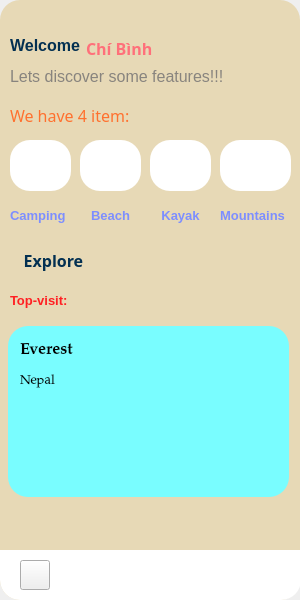
<?xml version="1.0" encoding="UTF-8"?>
<ui version="4.0">
 <class>MainWindow</class>
 <widget class="QMainWindow" name="MainWindow">
  <property name="geometry">
   <rect>
    <x>0</x>
    <y>0</y>
    <width>300</width>
    <height>600</height>
   </rect>
  </property>
  <property name="windowTitle">
   <string>MainWindow</string>
  </property>
  <widget class="QWidget" name="centralwidget">
   <widget class="QWidget" name="widget" native="true">
    <property name="geometry">
     <rect>
      <x>0</x>
      <y>0</y>
      <width>300</width>
      <height>600</height>
     </rect>
    </property>
    <property name="minimumSize">
     <size>
      <width>300</width>
      <height>600</height>
     </size>
    </property>
    <property name="maximumSize">
     <size>
      <width>300</width>
      <height>600</height>
     </size>
    </property>
    <property name="styleSheet">
     <string notr="true">QWidget#widget {
	background-color:rgb(231, 217, 182);
	border-radius: 20px;
}</string>
    </property>
    <widget class="QLabel" name="label">
     <property name="geometry">
      <rect>
       <x>0</x>
       <y>30</y>
       <width>90</width>
       <height>30</height>
      </rect>
     </property>
     <property name="font">
      <font>
       <family>Segoe UI</family>
       <pointsize>12</pointsize>
       <italic>false</italic>
       <bold>true</bold>
       <underline>false</underline>
      </font>
     </property>
     <property name="styleSheet">
      <string notr="true">color:rgb(3, 48, 81)</string>
     </property>
     <property name="text">
      <string>Welcome</string>
     </property>
     <property name="alignment">
      <set>Qt::AlignCenter</set>
     </property>
     <property name="wordWrap">
      <bool>true</bool>
     </property>
    </widget>
    <widget class="QLabel" name="label_2">
     <property name="geometry">
      <rect>
       <x>10</x>
       <y>100</y>
       <width>280</width>
       <height>30</height>
      </rect>
     </property>
     <property name="font">
      <font>
       <family>Segoe Script</family>
       <pointsize>12</pointsize>
      </font>
     </property>
     <property name="styleSheet">
      <string notr="true">color:rgb(255, 112, 46)</string>
     </property>
     <property name="text">
      <string>We have 4 item:</string>
     </property>
    </widget>
    <widget class="QLabel" name="label_4">
     <property name="geometry">
      <rect>
       <x>10</x>
       <y>200</y>
       <width>61</width>
       <height>31</height>
      </rect>
     </property>
     <property name="font">
      <font>
       <family>Segoe UI</family>
       <pointsize>10</pointsize>
       <bold>true</bold>
      </font>
     </property>
     <property name="styleSheet">
      <string notr="true">color:rgb(125, 142, 255)</string>
     </property>
     <property name="text">
      <string>Camping</string>
     </property>
    </widget>
    <widget class="QLabel" name="label_6">
     <property name="geometry">
      <rect>
       <x>10</x>
       <y>290</y>
       <width>281</width>
       <height>21</height>
      </rect>
     </property>
     <property name="font">
      <font>
       <family>MS Shell Dlg 2</family>
       <pointsize>10</pointsize>
       <bold>true</bold>
      </font>
     </property>
     <property name="styleSheet">
      <string notr="true">color:rgb(255, 32, 35)</string>
     </property>
     <property name="text">
      <string>Top-visit:</string>
     </property>
    </widget>
    <widget class="QLabel" name="label_3">
     <property name="geometry">
      <rect>
       <x>86</x>
       <y>33</y>
       <width>90</width>
       <height>30</height>
      </rect>
     </property>
     <property name="font">
      <font>
       <family>Segoe Script</family>
       <pointsize>12</pointsize>
       <bold>true</bold>
      </font>
     </property>
     <property name="styleSheet">
      <string notr="true">color:rgb(255, 112, 122)</string>
     </property>
     <property name="text">
      <string>Chí Bình</string>
     </property>
    </widget>
    <widget class="QLabel" name="label_7">
     <property name="geometry">
      <rect>
       <x>10</x>
       <y>60</y>
       <width>280</width>
       <height>32</height>
      </rect>
     </property>
     <property name="font">
      <font>
       <pointsize>12</pointsize>
      </font>
     </property>
     <property name="styleSheet">
      <string notr="true">color:rgb(136, 132, 126)</string>
     </property>
     <property name="text">
      <string>Lets discover some features!!!</string>
     </property>
    </widget>
    <widget class="QPushButton" name="pushButton_2">
     <property name="geometry">
      <rect>
       <x>10</x>
       <y>140</y>
       <width>61</width>
       <height>51</height>
      </rect>
     </property>
     <property name="styleSheet">
      <string notr="true">QPushButton {
    background-color:rgb(255, 255, 255);
    border-radius: 20px;
}

QPushButton:hover {
    background-color: deepskyblue;
}
</string>
     </property>
     <property name="text">
      <string/>
     </property>
     <property name="icon">
      <iconset>
       <normaloff>../Resource/Images/camping icon.png</normaloff>../Resource/Images/camping icon.png</iconset>
     </property>
     <property name="iconSize">
      <size>
       <width>55</width>
       <height>55</height>
      </size>
     </property>
    </widget>
    <widget class="QPushButton" name="pushButton_3">
     <property name="geometry">
      <rect>
       <x>80</x>
       <y>140</y>
       <width>61</width>
       <height>51</height>
      </rect>
     </property>
     <property name="styleSheet">
      <string notr="true">QPushButton {
    background-color:rgb(255, 255, 255);
    border-radius: 20px;
}

QPushButton:hover {
    background-color: deepskyblue;
}
</string>
     </property>
     <property name="text">
      <string/>
     </property>
     <property name="icon">
      <iconset>
       <normaloff>../Resource/Images/Beach.png</normaloff>../Resource/Images/Beach.png</iconset>
     </property>
     <property name="iconSize">
      <size>
       <width>48</width>
       <height>48</height>
      </size>
     </property>
    </widget>
    <widget class="QPushButton" name="pushButton_4">
     <property name="geometry">
      <rect>
       <x>150</x>
       <y>140</y>
       <width>61</width>
       <height>51</height>
      </rect>
     </property>
     <property name="styleSheet">
      <string notr="true">QPushButton {
    background-color:rgb(255, 255, 255);
    border-radius: 20px;
}

QPushButton:hover {
    background-color: deepskyblue;
}
</string>
     </property>
     <property name="text">
      <string/>
     </property>
     <property name="icon">
      <iconset>
       <normaloff>../Resource/Images/Kayak.png</normaloff>../Resource/Images/Kayak.png</iconset>
     </property>
     <property name="iconSize">
      <size>
       <width>45</width>
       <height>45</height>
      </size>
     </property>
    </widget>
    <widget class="QPushButton" name="pushButton_5">
     <property name="geometry">
      <rect>
       <x>220</x>
       <y>140</y>
       <width>71</width>
       <height>51</height>
      </rect>
     </property>
     <property name="styleSheet">
      <string notr="true">QPushButton {
    background-color:rgb(255, 255, 255);
    border-radius: 20px;
}

QPushButton:hover {
    background-color: deepskyblue;
}
</string>
     </property>
     <property name="text">
      <string/>
     </property>
     <property name="icon">
      <iconset>
       <normaloff>../Resource/Images/Mountain.png</normaloff>../Resource/Images/Mountain.png</iconset>
     </property>
     <property name="iconSize">
      <size>
       <width>40</width>
       <height>40</height>
      </size>
     </property>
    </widget>
    <widget class="QLabel" name="label_8">
     <property name="geometry">
      <rect>
       <x>80</x>
       <y>200</y>
       <width>61</width>
       <height>31</height>
      </rect>
     </property>
     <property name="font">
      <font>
       <family>Segoe UI</family>
       <pointsize>10</pointsize>
       <bold>true</bold>
      </font>
     </property>
     <property name="styleSheet">
      <string notr="true">color:rgb(125, 142, 255)</string>
     </property>
     <property name="text">
      <string>Beach</string>
     </property>
     <property name="alignment">
      <set>Qt::AlignCenter</set>
     </property>
    </widget>
    <widget class="QLabel" name="label_9">
     <property name="geometry">
      <rect>
       <x>220</x>
       <y>200</y>
       <width>71</width>
       <height>31</height>
      </rect>
     </property>
     <property name="font">
      <font>
       <family>Segoe UI</family>
       <pointsize>10</pointsize>
       <bold>true</bold>
      </font>
     </property>
     <property name="styleSheet">
      <string notr="true">color:rgb(125, 142, 255)</string>
     </property>
     <property name="text">
      <string>Mountains</string>
     </property>
    </widget>
    <widget class="QLabel" name="label_10">
     <property name="geometry">
      <rect>
       <x>150</x>
       <y>200</y>
       <width>61</width>
       <height>31</height>
      </rect>
     </property>
     <property name="font">
      <font>
       <family>Segoe UI</family>
       <pointsize>10</pointsize>
       <bold>true</bold>
      </font>
     </property>
     <property name="styleSheet">
      <string notr="true">color:rgb(125, 142, 255)</string>
     </property>
     <property name="text">
      <string>Kayak</string>
     </property>
     <property name="alignment">
      <set>Qt::AlignCenter</set>
     </property>
    </widget>
    <widget class="QLabel" name="label_11">
     <property name="geometry">
      <rect>
       <x>10</x>
       <y>240</y>
       <width>91</width>
       <height>41</height>
      </rect>
     </property>
     <property name="font">
      <font>
       <family>Segoe MDL2 Assets</family>
       <pointsize>12</pointsize>
       <italic>false</italic>
       <bold>true</bold>
       <underline>false</underline>
      </font>
     </property>
     <property name="styleSheet">
      <string notr="true">color:rgb(3, 48, 81)</string>
     </property>
     <property name="text">
      <string>Explore </string>
     </property>
     <property name="alignment">
      <set>Qt::AlignCenter</set>
     </property>
     <property name="wordWrap">
      <bool>true</bool>
     </property>
    </widget>
    <widget class="QPushButton" name="pushButton_6">
     <property name="geometry">
      <rect>
       <x>8</x>
       <y>326</y>
       <width>281</width>
       <height>171</height>
      </rect>
     </property>
     <property name="styleSheet">
      <string notr="true">QPushButton {
    background-color:rgb(121, 253, 255);
    border-radius: 20px;
}

QPushButton:hover {
    background-color: rgb(6, 255, 214);
}
</string>
     </property>
     <property name="text">
      <string/>
     </property>
    </widget>
    <widget class="QLabel" name="label_5">
     <property name="geometry">
      <rect>
       <x>0</x>
       <y>550</y>
       <width>301</width>
       <height>50</height>
      </rect>
     </property>
     <property name="styleSheet">
      <string notr="true">QWidget {
    border-top-left-radius: 0px; 
    border-top-right-radius: 0px;
    border-bottom-left-radius: 20px;
    border-bottom-right-radius: 20px;
    background-color:rgb(255, 255, 255)
}</string>
     </property>
     <property name="text">
      <string/>
     </property>
    </widget>
    <widget class="QPushButton" name="pushButton">
     <property name="geometry">
      <rect>
       <x>20</x>
       <y>560</y>
       <width>30</width>
       <height>30</height>
      </rect>
     </property>
     <property name="styleSheet">
      <string notr="true">QPushButton {
    background-color:rgb(255, 255, 255);
    border-radius: 10px;
}

QPushButton:hover {
    background-color:rgb(208, 208, 208);
}
r</string>
     </property>
     <property name="text">
      <string/>
     </property>
     <property name="icon">
      <iconset>
       <normaloff>../Resource/Images/Home button.png</normaloff>../Resource/Images/Home button.png</iconset>
     </property>
     <property name="iconSize">
      <size>
       <width>50</width>
       <height>50</height>
      </size>
     </property>
    </widget>
    <widget class="QLabel" name="label_12">
     <property name="geometry">
      <rect>
       <x>20</x>
       <y>330</y>
       <width>71</width>
       <height>41</height>
      </rect>
     </property>
     <property name="font">
      <font>
       <family>Palatino Linotype</family>
       <pointsize>12</pointsize>
       <bold>true</bold>
      </font>
     </property>
     <property name="text">
      <string>Everest</string>
     </property>
    </widget>
    <widget class="QLabel" name="label_13">
     <property name="geometry">
      <rect>
       <x>20</x>
       <y>360</y>
       <width>41</width>
       <height>41</height>
      </rect>
     </property>
     <property name="font">
      <font>
       <family>Palatino Linotype</family>
       <pointsize>10</pointsize>
      </font>
     </property>
     <property name="text">
      <string>Nepal</string>
     </property>
    </widget>
    <widget class="QLabel" name="label_14">
     <property name="geometry">
      <rect>
       <x>120</x>
       <y>360</y>
       <width>151</width>
       <height>161</height>
      </rect>
     </property>
     <property name="text">
      <string/>
     </property>
     <property name="pixmap">
      <pixmap>../Resource/Images/Everest.png</pixmap>
     </property>
     <property name="scaledContents">
      <bool>true</bool>
     </property>
    </widget>
    <widget class="QPushButton" name="pushButton_7">
     <property name="geometry">
      <rect>
       <x>240</x>
       <y>560</y>
       <width>30</width>
       <height>30</height>
      </rect>
     </property>
     <property name="styleSheet">
      <string notr="true">QPushButton {
    background-color:rgb(255, 255, 255);
    border-radius: 10px;
}
QPushButton:hover {
    background-color:rgb(208, 208, 208);
}
</string>
     </property>
     <property name="text">
      <string/>
     </property>
     <property name="icon">
      <iconset>
       <normaloff>../Resource/Images/Exit.png</normaloff>../Resource/Images/Exit.png</iconset>
     </property>
     <property name="iconSize">
      <size>
       <width>24</width>
       <height>24</height>
      </size>
     </property>
    </widget>
    <widget class="QPushButton" name="pushButton_8">
     <property name="geometry">
      <rect>
       <x>129</x>
       <y>560</y>
       <width>41</width>
       <height>30</height>
      </rect>
     </property>
     <property name="styleSheet">
      <string notr="true">QPushButton {
    background-color:rgb(255, 255, 255);
    border-radius: 10px;
}

QPushButton:hover {
    background-color:rgb(208, 208, 208);
}
</string>
     </property>
     <property name="text">
      <string/>
     </property>
     <property name="icon">
      <iconset>
       <normaloff>../Resource/Images/Menu.png</normaloff>../Resource/Images/Menu.png</iconset>
     </property>
     <property name="iconSize">
      <size>
       <width>24</width>
       <height>24</height>
      </size>
     </property>
    </widget>
   </widget>
  </widget>
 </widget>
 <resources/>
 <connections/>
</ui>
